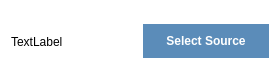
<?xml version="1.0" encoding="UTF-8"?>
<ui version="4.0">
 <class>Form</class>
 <widget class="QWidget" name="Form">
  <property name="geometry">
   <rect>
    <x>0</x>
    <y>0</y>
    <width>280</width>
    <height>83</height>
   </rect>
  </property>
  <property name="sizePolicy">
   <sizepolicy hsizetype="Fixed" vsizetype="Fixed">
    <horstretch>0</horstretch>
    <verstretch>0</verstretch>
   </sizepolicy>
  </property>
  <property name="minimumSize">
   <size>
    <width>280</width>
    <height>0</height>
   </size>
  </property>
  <property name="maximumSize">
   <size>
    <width>280</width>
    <height>16777215</height>
   </size>
  </property>
  <property name="windowTitle">
   <string>Form</string>
  </property>
  <property name="styleSheet">
   <string notr="true">#Form {
background-color: white;
border-radius: 4px;
}
</string>
  </property>
  <layout class="QHBoxLayout" name="horizontalLayout">
   <item>
    <widget class="QLabel" name="label">
     <property name="text">
      <string>TextLabel</string>
     </property>
    </widget>
   </item>
   <item>
    <widget class="QPushButton" name="pushButton">
     <property name="styleSheet">
      <string notr="true">#pushButton {
padding: 10px;
background-color: #5b8cb9;
border-style: none;
color: white;
font-weight: bold;
}

#pushButton::hover {
background-color: #517da6;
}</string>
     </property>
     <property name="text">
      <string>Select Source</string>
     </property>
    </widget>
   </item>
  </layout>
 </widget>
 <resources/>
 <connections/>
</ui>
